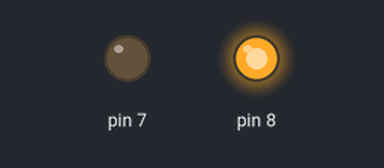
Recording of a sketch running on a simulated Arduino Uno, built with avr-gcc and run on an emulated ATmega328P. Parts: output pins drawn as LEDs (lit = HIGH).

Above: at 0.5 s.
At 1.5 s:
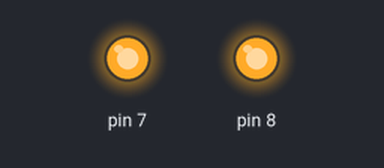
At 2.5 s:
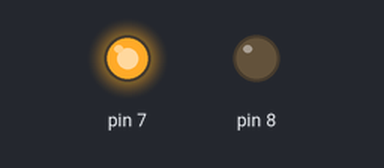
At 3.5 s:
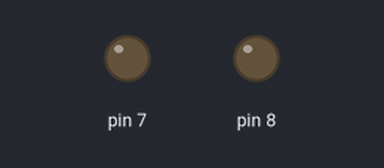
Timing chart, 0 to 5.2 s (numbered marks = the images above):
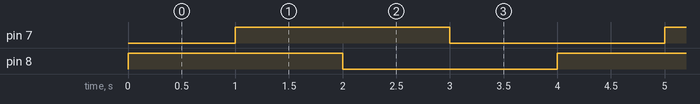

Measured:
- by itself, pin 7, pin 8: alternates HIGH for 2.0 s and LOW for 2.0 s
- by itself, everything shown: repeats every 4.0 s, in 4 steps

The sketch:

pin_78.ino
```cpp
  void setup() {
  pinMode(8, OUTPUT);
  pinMode(7, OUTPUT);
}

  void loop() {
  digitalWrite(8, HIGH);
  delay(1000);
  digitalWrite(7, HIGH);
  delay(1000);
  digitalWrite(8, LOW);
  delay(1000);
  digitalWrite(7, LOW);
  delay(1000);
 }
```

HelloWord.c
```cpp
#include<stdio.h>
#include<stdlib.h>

int main(void)
{
    long long foo = 1;
    while(1)
    {
      printf("%lli: HEY LINDAjseklfnsejfsfsfsfsfsfffsfsdfsfsfsdfsdfsfsdfsdfsfsdfsfsdfk\n", foo);
      ++foo;
    }
    return 0;
}
```
